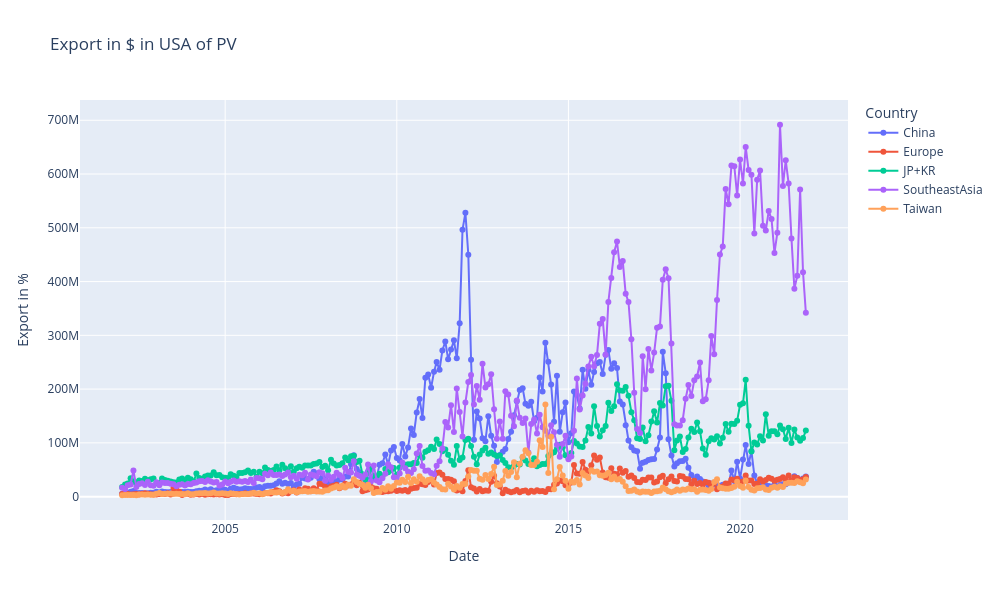
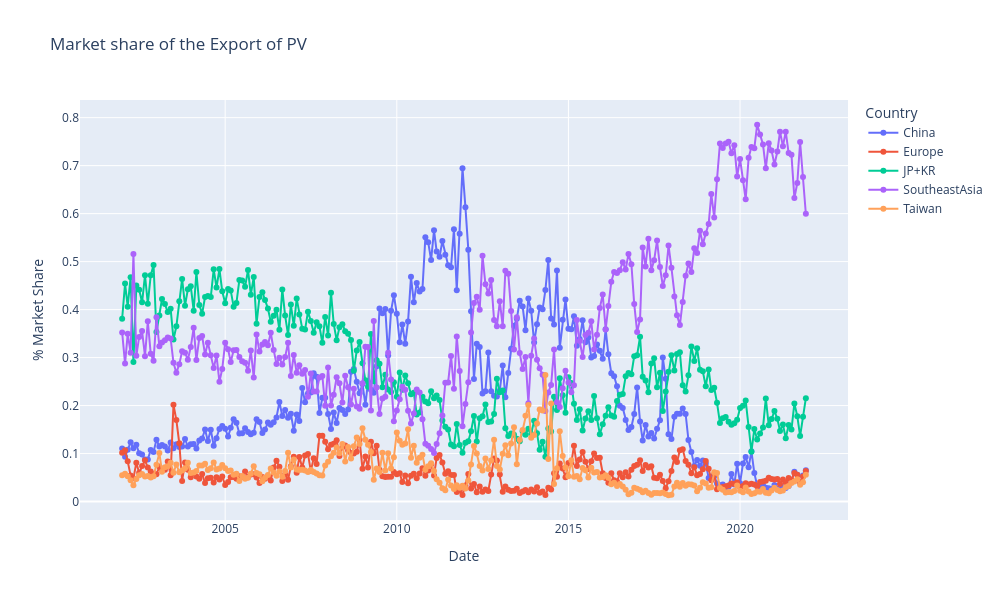

Notebook cell for these charts, in order:
### Code cell
create_interactive_export_plot(export_data, title = "Export in $ in USA of PV", y_y = "Export in %")
create_interactive_export_plot(export_data_norm, title = "Market share of the Export of PV", y_y = "% Market Share")

### Figure 1 — Plotly figure (JSON) as saved in the notebook; plotly's stock layout.template omitted (floating-point values rounded to 4 significant figures; data arrays with more than 128 entries replaced by an {"elided": "..."} marker saying what was removed)
{"data": [{"mode": "lines+markers", "name": "China", "type": "scatter", "x": {"elided": "240 str values"}, "y": {"elided": "240 int values"}}, {"mode": "lines+markers", "name": "Europe", "type": "scatter", "x": {"elided": "240 str values"}, "y": {"elided": "240 int values"}}, {"mode": "lines+markers", "name": "JP+KR", "type": "scatter", "x": {"elided": "240 str values"}, "y": {"elided": "240 int values"}}, {"mode": "lines+markers", "name": "SoutheastAsia", "type": "scatter", "x": {"elided": "240 str values"}, "y": {"elided": "240 int values"}}, {"mode": "lines+markers", "name": "Taiwan", "type": "scatter", "x": {"elided": "240 str values"}, "y": {"elided": "240 int values"}}], "layout": {"height": 600, "hovermode": "x unified", "legend": {"title": {"text": "Country"}}, "title": {"text": "Export in $ in USA of PV"}, "width": 1000, "xaxis": {"autorange": true, "range": ["2000-10-09 04:56:47.3419", "2023-02-22 19:03:12.6581"], "title": {"text": "Date"}, "type": "date"}, "yaxis": {"autorange": true, "range": [-43470000.0, 737700000.0], "title": {"text": "Export in %"}, "type": "linear"}}}

### Figure 2 — Plotly figure (JSON) as saved in the notebook; plotly's stock layout.template omitted (floating-point values rounded to 4 significant figures; data arrays with more than 128 entries replaced by an {"elided": "..."} marker saying what was removed)
{"data": [{"mode": "lines+markers", "name": "China", "type": "scatter", "x": {"elided": "240 str values"}, "y": {"elided": "240 float values"}}, {"mode": "lines+markers", "name": "Europe", "type": "scatter", "x": {"elided": "240 str values"}, "y": {"elided": "240 float values"}}, {"mode": "lines+markers", "name": "JP+KR", "type": "scatter", "x": {"elided": "240 str values"}, "y": {"elided": "240 float values"}}, {"mode": "lines+markers", "name": "SoutheastAsia", "type": "scatter", "x": {"elided": "240 str values"}, "y": {"elided": "240 float values"}}, {"mode": "lines+markers", "name": "Taiwan", "type": "scatter", "x": {"elided": "240 str values"}, "y": {"elided": "240 float values"}}], "layout": {"height": 600, "hovermode": "x unified", "legend": {"title": {"text": "Country"}}, "title": {"text": "Market share of the Export of PV"}, "width": 1000, "xaxis": {"autorange": true, "range": ["2000-10-09 04:56:47.3419", "2023-02-22 19:03:12.6581"], "title": {"text": "Date"}, "type": "date"}, "yaxis": {"autorange": true, "range": [-0.03844, 0.8368], "title": {"text": "% Market Share"}, "type": "linear"}}}
